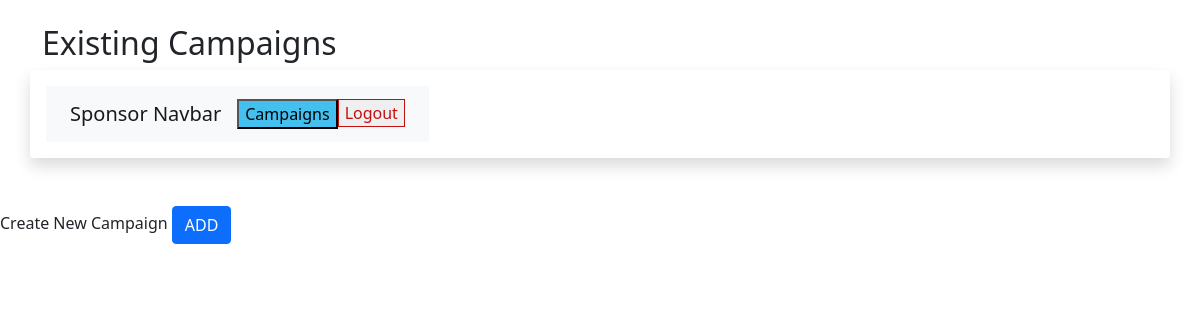
Page /create_campaigns/2/ on the earlier database version.
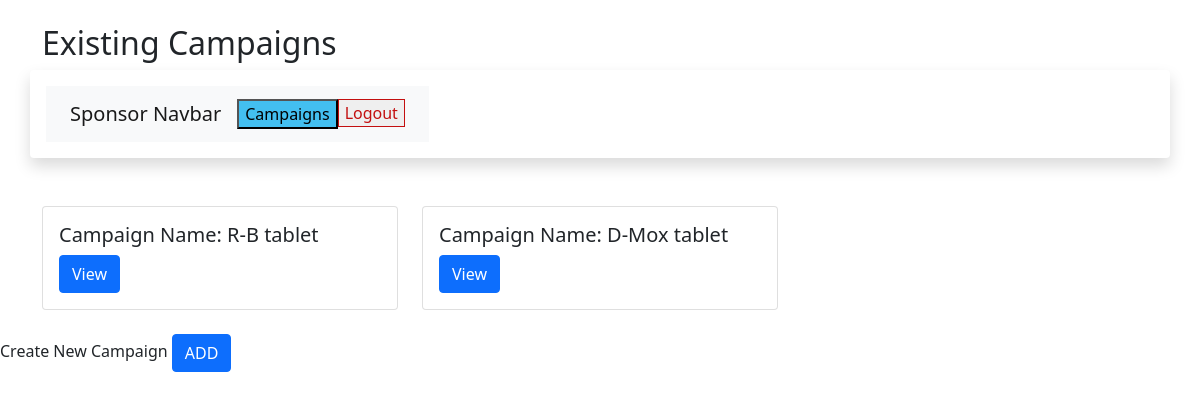
Same page on the later database version.
### tables this page shows
CREATE TABLE campaigns (
            id INTEGER PRIMARY KEY AUTOINCREMENT,
            sponsor_id INTEGER NOT NULL,
            name TEXT NOT NULL,
            description TEXT,
            budget REAL NOT NULL,
            start_date TEXT NOT NULL,
            end_date TEXT NOT NULL,
            status TEXT NOT NULL,
            image TEXT
            
        , flagged INT DEFAULT 0, visibility TEXT DEFAULT 'private', influencer_decision TEXT DEFAULT 'pending', sponsor_decision TEXT DEFAULT NULL);

### app.py (the view)
@app.route('/create_campaigns/<int:sponsor_id>/', methods=['GET'])
def create_campaigns(sponsor_id):
        conn = get_db_connection()
        cur = conn.cursor()
        cur.execute('SELECT * FROM campaigns')
        campaigns = cur.fetchall()
        conn.close()
        return render_template('create_campaigns.html',campaigns=campaigns,sponsor_id=sponsor_id)

### app.py (called while the page is built)
def get_db_connection():
    conn = sqlite3.connect('mydatabase.db')
    conn.row_factory = sqlite3.Row
    conn.execute("PRAGMA foreign_keys = ON;")
    return conn

### templates/create_campaigns.html (shortened to what this page needs)
<!DOCTYPE html>
<html lang="en">
<head>
    <link href="https://cdn.jsdelivr.net/npm/bootstrap@5.0.2/dist/css/bootstrap.min.css" rel="stylesheet">
</head>
<div class="container mt-4">
<h2>Existing Campaigns</h2>
<div class="row">
    <div class="shadow p-3 mb-5 bg-white rounded" style="display:inline-flex; position: relative ; float: left;">
        <nav class="navbar navbar-expand-lg navbar-light bg-light">
            <div class="container-fluid">
              <a class="navbar-brand" href="#">Sponsor Navbar</a>
              <div class="collapse navbar-collapse" id="navbarSupportedContent">
                <ul class="navbar-nav me-auto mb-2 mb-lg-0">
                  <li class="nav-item">
                        <button class="custom-button campaign-button" style="background-color: rgb(67, 191, 240);" type="button">Campaigns</button>
                  </li>
                        <li class="nav-item">
                    <form action="/" method="post">
                        <button class="custom-button campaign-button" aria-current="page" style="cursor:pointer; border: 0.05cm solid; color:rgb(195, 15, 15);" type="submit">Logout</button>
                    </form>
                  </li>
        </div>
              </div>
            </div>
{% for campaign in campaigns %}
{% if campaign.sponsor_id == sponsor_id  %}
<div class="col-md-4 mb-4">
    <div class="card h-100">
        <div class="card-body">
            <h5 class="card-title">Campaign Name: {{ campaign.name }}</h5>
            <button type="button" class="btn btn-primary" data-bs-toggle="modal" data-bs-target="#campaignModal{{ campaign.id }}">
                View
            </button>
        </div>
    </div>
</div>
{%endif%}
{%endfor%}
</div>
</div>
<body>Create New Campaign
    <button style=" bottom: auto; " type="button" class="btn btn-primary" data-bs-toggle="modal" data-bs-target="#exampleModal">
        ADD
    </button>
</body>
</html>

Differences in the rows shown:
added campaigns: name "R-B tablet"
added campaigns: name "D-Mox tablet"
